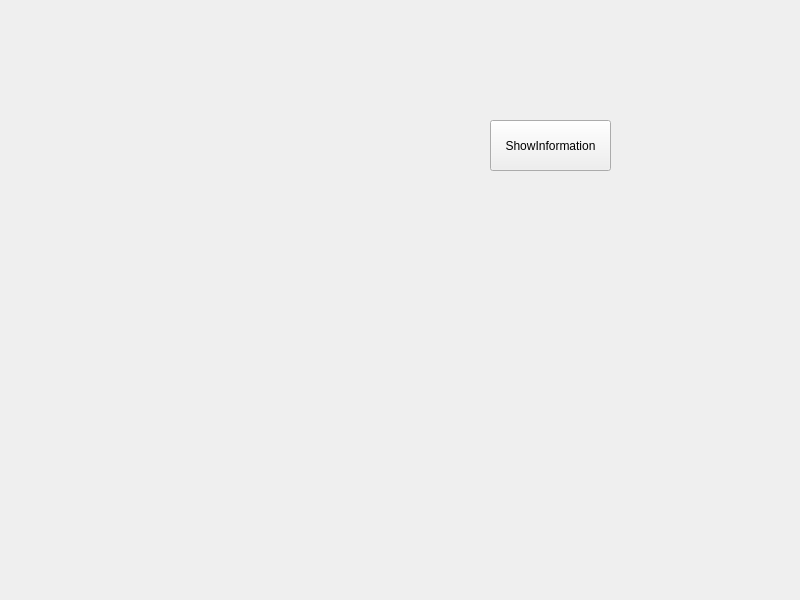
<?xml version="1.0" encoding="UTF-8"?>
<ui version="4.0">
 <class>Widget</class>
 <widget class="QWidget" name="Widget">
  <property name="geometry">
   <rect>
    <x>0</x>
    <y>0</y>
    <width>800</width>
    <height>600</height>
   </rect>
  </property>
  <property name="windowTitle">
   <string>Widget</string>
  </property>
  <widget class="QPushButton" name="showinfobutton">
   <property name="geometry">
    <rect>
     <x>490</x>
     <y>120</y>
     <width>121</width>
     <height>51</height>
    </rect>
   </property>
   <property name="text">
    <string>ShowInformation</string>
   </property>
  </widget>
 </widget>
 <resources/>
 <connections/>
</ui>
